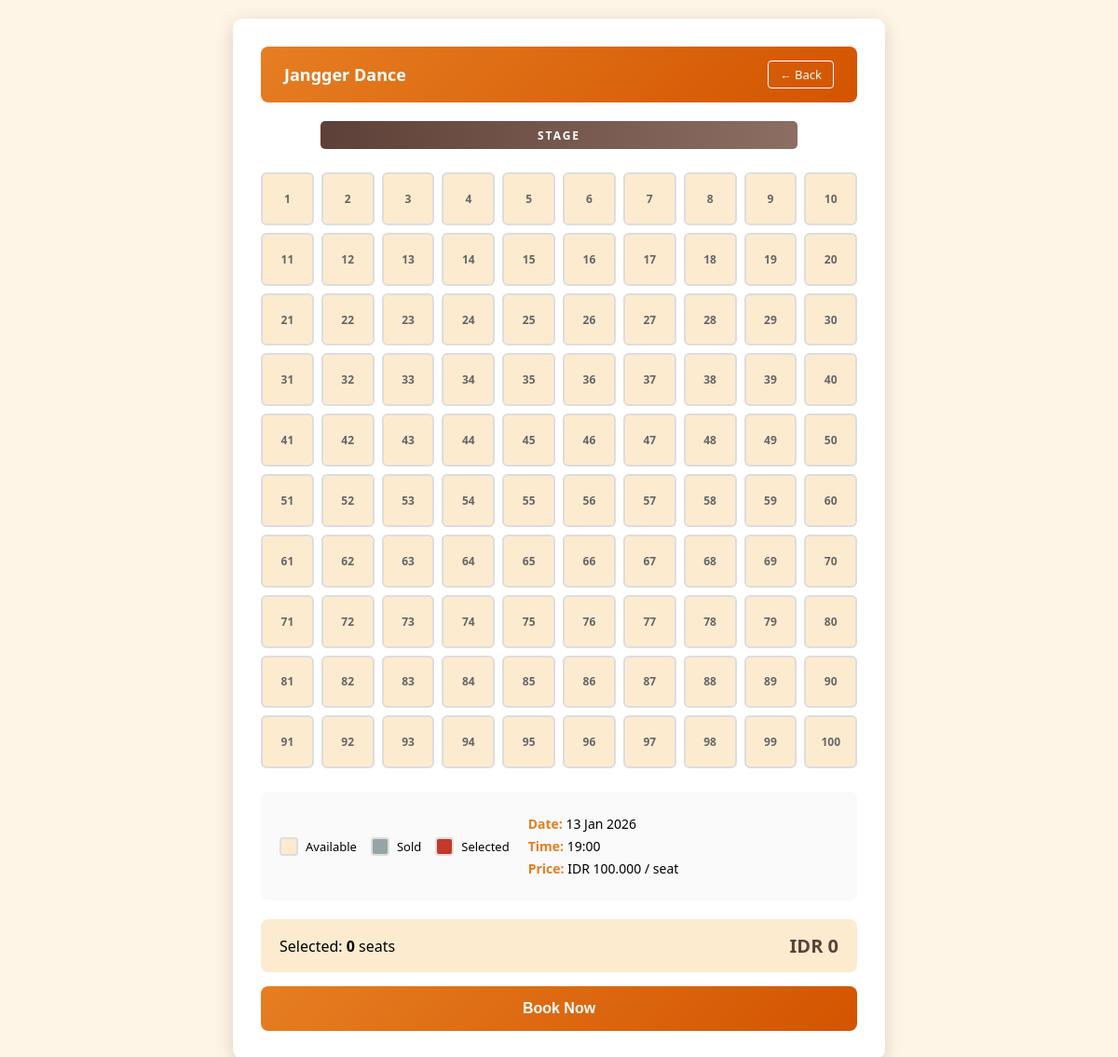
The page /seatmap.php?id=4 on the database its author committed.
### tables this page shows
CREATE TABLE acara (
    id_acara INT PRIMARY KEY AUTO_INCREMENT,
    nama_acara VARCHAR(255) NOT NULL,
    tanggal_acara DATE NOT NULL,
    waktu_acara TIME NOT NULL,
    lokasi_acara VARCHAR(255),
    deskripsi_acara TEXT,
    harga DECIMAL(10,2) DEFAULT 0
);

### seatmap.php (the view, shortened to what this page needs)
<?php
require 'config/koneksi.php';
$id_acara = isset($_GET['id']) ? intval($_GET['id']) : 1;
$query_event = "SELECT * FROM acara WHERE id_acara = $id_acara";
$result_event = mysqli_query($conn, $query_event);
$event = mysqli_fetch_assoc($result_event);
$ticketPrice = $event['harga'];
$eventName = $event['nama_acara'];
$eventTime = date('H:i', strtotime($event['waktu_acara']));
$bookedSeats = [];
$totalSeats = 100;
?>
<!DOCTYPE html>
<html lang="en">
<head>
</head>
<body>
    <div class="booking-container">
        <div class="header">
            <h2><?php echo htmlspecialchars($eventName); ?></h2>
            <a href="events.php" class="home-btn">← Back</a>
        </div>
        <div class="screen">STAGE</div>
        <div class="seats-grid">
            <?php for ($i = 1; $i <= $totalSeats; $i++): ?>
                <?php $isSold = in_array($i, $bookedSeats) ? 'sold' : ''; ?>
                <div class="seat <?php echo $isSold; ?>" data-seat="<?php echo $i; ?>">
                    <?php echo $i; ?>
                </div>
            <?php endfor; ?>
        </div>
        <div class="info-panel">
            <div class="legend">
                <div class="legend-item">
                    <div class="legend-marker" style="background: var(--seat-available);"></div>
                    <span>Available</span>
                </div>
                <div class="legend-item">
                    <div class="legend-marker" style="background: var(--seat-sold);"></div>
                    <span>Sold</span>
                </div>
                <div class="legend-item">
                    <div class="legend-marker" style="background: var(--seat-selected);"></div>
                    <span>Selected</span>
                </div>
            </div>
            <div class="event-info">
                <p><strong>Date:</strong> <?php echo date('d M Y', strtotime($event['tanggal_acara'])); ?></p>
                <p><strong>Time:</strong> <?php echo $eventTime; ?></p>
                <p><strong>Price:</strong> IDR <?php echo number_format($ticketPrice, 0, ',', '.'); ?> / seat</p>
            </div>
        </div>
        <div class="summary">
            <div>
                <span>Selected: <strong id="selectedCount">0</strong> seats</span>
            </div>
            <div class="total">
                IDR <span id="totalPrice">0</span>
            </div>
        </div>
        <button class="btn-checkout" onclick="checkout()">Book Now</button>
    </div>
</body>
</html>

### seatmap.php (style rules this page uses)
:root { --primary-color: #E67E22; --primary-dark: #D35400; --seat-available: #FDEBD0; --seat-sold: #95A5A6; --seat-selected: #C0392B; --bg-color: #FFF5E6; }
* { box-sizing: border-box; }
body { font-family: 'Segoe UI', Tahoma, Geneva, Verdana, sans-serif; background-color: var(--bg-color); display: flex; justify-content: center; align-items: flex-start; min-height: 100vh; margin: 0; padding: 20px; }
.booking-container { background: white; padding: 30px; border-radius: 10px; box-shadow: 0 5px 20px rgba(0, 0, 0, 0.15); max-width: 700px; width: 100%; }
.header { background: linear-gradient(135deg, var(--primary-color) 0%, var(--primary-dark) 100%); color: white; padding: 15px 25px; border-radius: 8px; margin-bottom: 20px; display: flex; justify-content: space-between; align-items: center; }
.header h2 { margin: 0; font-size: 18px; }
.header .home-btn { background: transparent; border: 1px solid white; color: white; padding: 5px 12px; border-radius: 4px; text-decoration: none; font-size: 13px; }
.screen { background: linear-gradient(90deg, #5D4037, #8D6E63); height: 30px; width: 80%; margin: 0 auto 25px; border-radius: 5px; display: flex; align-items: center; justify-content: center; color: white; font-size: 12px; font-weight: bold; letter-spacing: 2px; }
.seats-grid { display: grid; grid-template-columns: repeat(10, 1fr); gap: 8px; margin-bottom: 25px; }
.seat { aspect-ratio: 1; background-color: var(--seat-available); border-radius: 6px; cursor: pointer; display: flex; align-items: center; justify-content: center; font-size: 12px; font-weight: bold; color: #666; border: 2px solid #ddd; transition: all 0.2s; }
.info-panel { display: flex; gap: 20px; flex-wrap: wrap; padding: 20px; background: #fafafa; border-radius: 8px; margin-bottom: 20px; }
.legend { display: flex; gap: 15px; flex-wrap: wrap; }
.legend-item { display: flex; align-items: center; gap: 8px; font-size: 13px; }
.legend-marker { width: 20px; height: 20px; border-radius: 4px; border: 2px solid #ddd; }
.event-info { flex: 1; min-width: 200px; }
.event-info p { margin: 5px 0; font-size: 14px; }
.event-info strong { color: var(--primary-color); }
.summary { display: flex; justify-content: space-between; align-items: center; padding: 15px 20px; background: var(--seat-available); border-radius: 8px; margin-bottom: 15px; }
.summary .total { font-size: 20px; font-weight: bold; color: #5D4037; }
.btn-checkout { width: 100%; background: linear-gradient(135deg, var(--primary-color) 0%, var(--primary-dark) 100%); color: white; border: none; padding: 15px; font-size: 16px; font-weight: bold; border-radius: 8px; cursor: pointer; transition: transform 0.2s, box-shadow 0.2s; }

### rows shown on the page
acara: nama_acara "Jangger Dance", tanggal_acara "13 Jan 2026", waktu_acara "19:00", harga "100.000"
